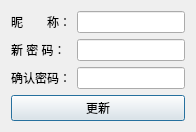
<?xml version="1.0" encoding="UTF-8"?>
<ui version="4.0">
 <class>userSetDialog</class>
 <widget class="QDialog" name="userSetDialog">
  <property name="geometry">
   <rect>
    <x>0</x>
    <y>0</y>
    <width>244</width>
    <height>142</height>
   </rect>
  </property>
  <property name="windowTitle">
   <string>Dialog</string>
  </property>
  <layout class="QGridLayout" name="gridLayout_2">
   <property name="sizeConstraint">
    <enum>QLayout::SetFixedSize</enum>
   </property>
   <item row="0" column="0">
    <layout class="QGridLayout" name="gridLayout">
     <item row="0" column="0">
      <widget class="QLabel" name="nicknameLabel">
       <property name="text">
        <string>昵　　称：</string>
       </property>
       <property name="buddy">
        <cstring>nicknameEdit</cstring>
       </property>
      </widget>
     </item>
     <item row="2" column="0">
      <widget class="QLabel" name="pwAgainLabel">
       <property name="text">
        <string>确认密码：</string>
       </property>
       <property name="buddy">
        <cstring>pwAgainEdit</cstring>
       </property>
      </widget>
     </item>
     <item row="1" column="1">
      <widget class="QLineEdit" name="passwordEdit">
       <property name="inputMask">
        <string/>
       </property>
       <property name="text">
        <string/>
       </property>
       <property name="clearButtonEnabled">
        <bool>false</bool>
       </property>
      </widget>
     </item>
     <item row="2" column="1">
      <widget class="QLineEdit" name="pwAgainEdit"/>
     </item>
     <item row="1" column="0">
      <widget class="QLabel" name="passwordLabel">
       <property name="text">
        <string>新 密 码：</string>
       </property>
       <property name="buddy">
        <cstring>passwordEdit</cstring>
       </property>
      </widget>
     </item>
     <item row="0" column="1">
      <widget class="QLineEdit" name="nicknameEdit"/>
     </item>
    </layout>
   </item>
   <item row="1" column="0">
    <widget class="QPushButton" name="freshButton">
     <property name="text">
      <string>更新</string>
     </property>
    </widget>
   </item>
  </layout>
 </widget>
 <tabstops>
  <tabstop>nicknameEdit</tabstop>
  <tabstop>passwordEdit</tabstop>
  <tabstop>pwAgainEdit</tabstop>
  <tabstop>freshButton</tabstop>
 </tabstops>
 <resources/>
 <connections/>
</ui>
